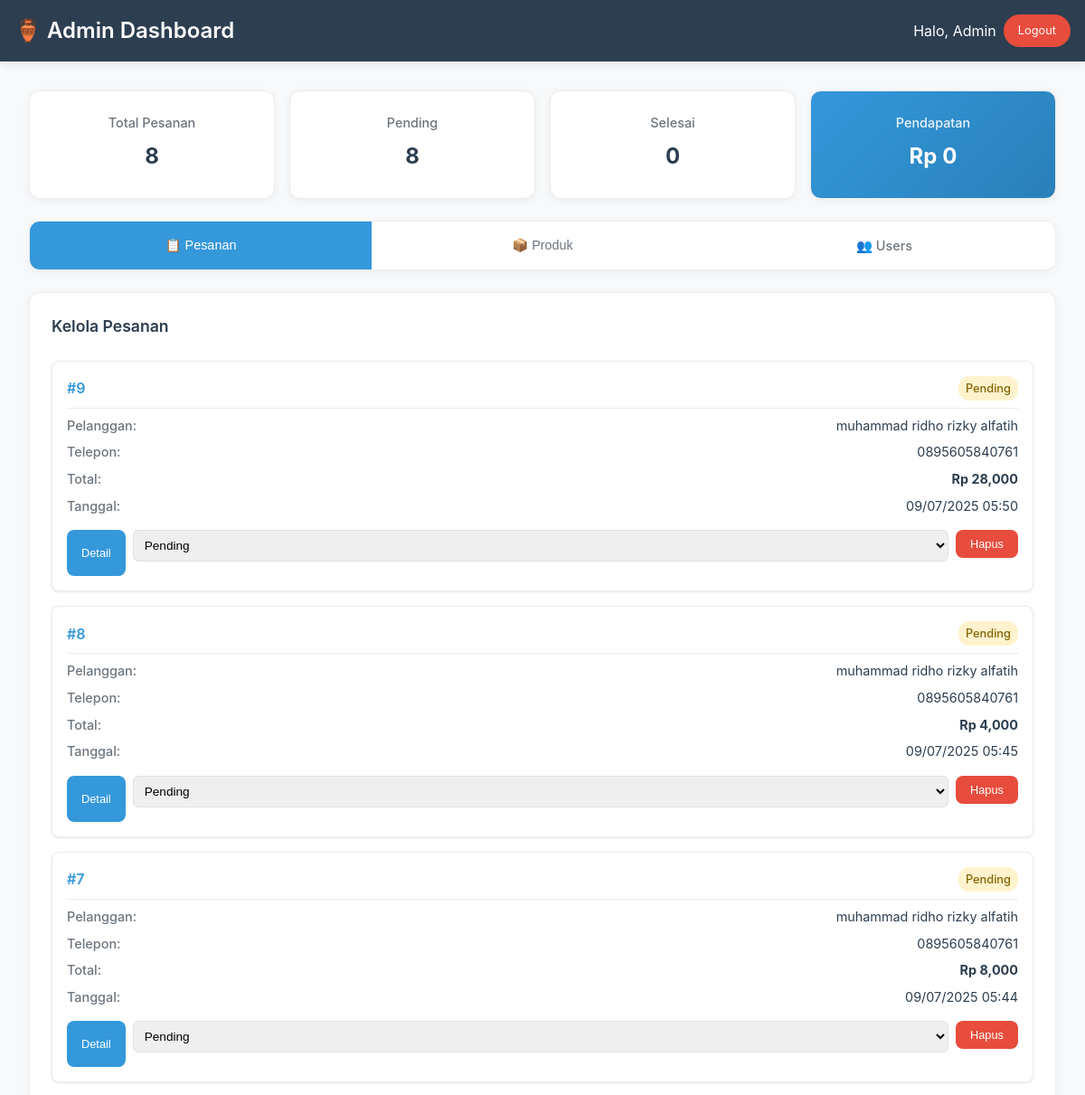
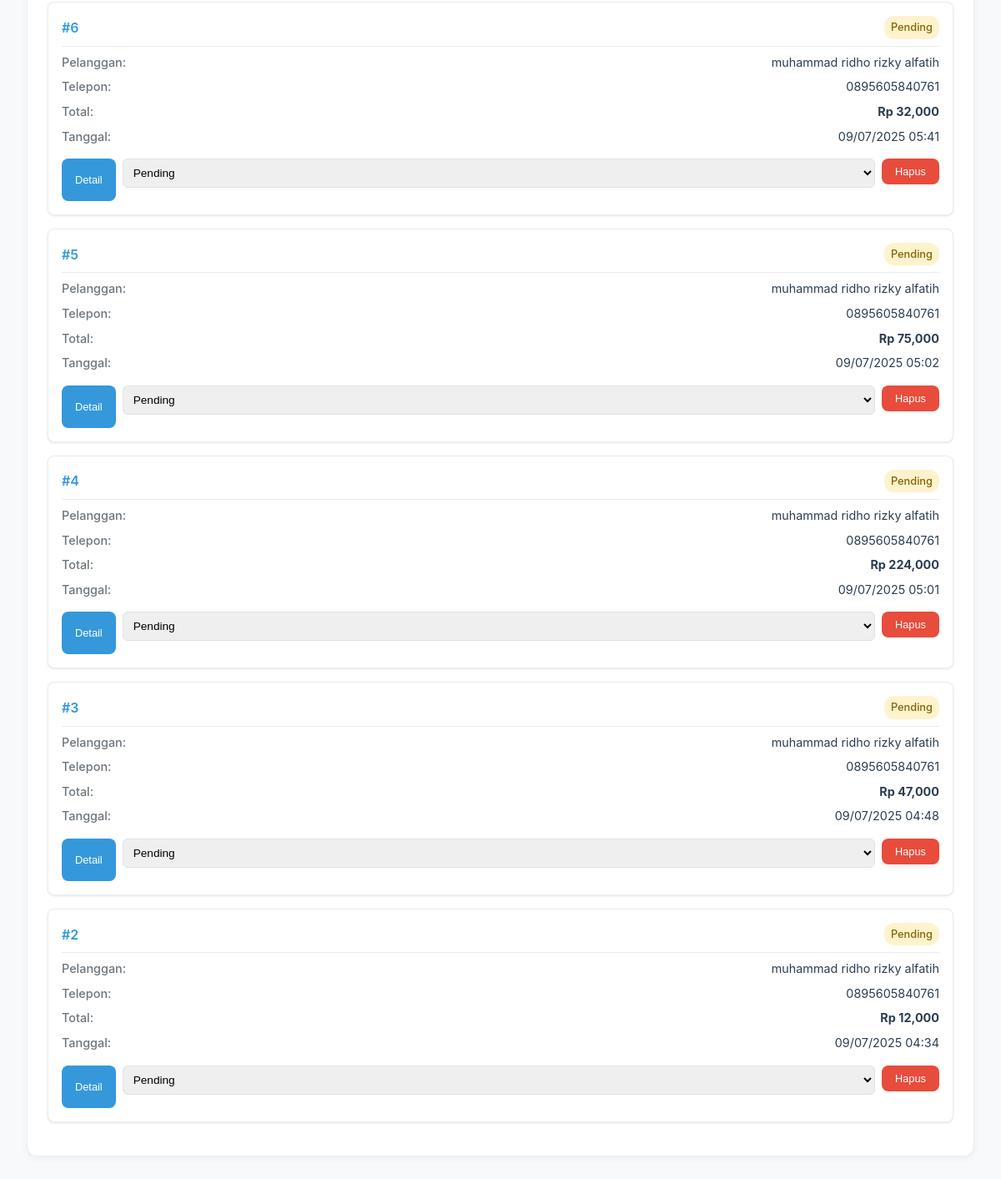
Page /admin/dashboard.php (signed in) on the committed database (2 pictures, top to bottom).
### tables this page shows
CREATE TABLE `orders` (
  `id` int(11) NOT NULL,
  `user_id` int(11) NOT NULL,
  `total_amount` int(11) NOT NULL,
  `delivery_fee` int(11) NOT NULL,
  `distance_km` decimal(5,2) NOT NULL,
  `payment_method` enum('transfer','cod') NOT NULL,
  `payment_status` enum('pending','paid','failed') DEFAULT 'pending',
  `order_status` enum('pending','processing','delivering','completed','cancelled') DEFAULT 'pending',
  `notes` text DEFAULT NULL,
  `created_at` timestamp NOT NULL DEFAULT current_timestamp()
);

CREATE TABLE `users` (
  `id` int(11) NOT NULL,
  `name` varchar(100) NOT NULL,
  `phone` varchar(15) NOT NULL,
  `password` varchar(255) NOT NULL,
  `address` text NOT NULL,
  `latitude` decimal(10,8) NOT NULL,
  `longitude` decimal(11,8) NOT NULL,
  `house_photo` varchar(255) DEFAULT NULL,
  `role` enum('pembeli','karyawan','admin','boss') DEFAULT 'pembeli',
  `created_at` timestamp NOT NULL DEFAULT current_timestamp()
);

### admin/dashboard.php (the view, shortened to what this page needs)
<?php
require_once '../config/database.php';
$orders = $pdo->query("
    SELECT o.*, u.name as user_name, u.phone as user_phone, u.address as user_address
    FROM orders o
    JOIN users u ON o.user_id = u.id
    ORDER BY o.created_at DESC
")->fetchAll();
$stats = $pdo->query("
    SELECT
        COUNT(*) as total_orders,
        SUM(CASE WHEN order_status = 'pending' THEN 1 ELSE 0 END) as pending_orders,
        SUM(CASE WHEN order_status = 'completed' THEN 1 ELSE 0 END) as completed_orders,
        SUM(CASE WHEN order_status = 'cancelled' THEN 1 ELSE 0 END) as cancelled_orders,
        SUM(CASE WHEN order_status = 'completed' THEN total_amount ELSE 0 END) as total_revenue
    FROM orders
")->fetch();
?>
<!DOCTYPE html>
<html lang="id">
<head>
</head>
<body>
    <div class="header">
        <div class="header-content">
            <h1>🏺 Admin Dashboard</h1>
            <div class="user-info">
                <span>Halo, <?php echo htmlspecialchars($_SESSION['user_name']); ?></span>
                <a href="../logout.php" class="logout-btn">Logout</a>
            </div>
        </div>
    </div>
    <div class="container">
        <div class="stats-grid">
            <div class="stat-card">
                <h3>Total Pesanan</h3>
                <div class="number"><?php echo $stats['total_orders']; ?></div>
            </div>
            <div class="stat-card">
                <h3>Pending</h3>
                <div class="number"><?php echo $stats['pending_orders']; ?></div>
            </div>
            <div class="stat-card">
                <h3>Selesai</h3>
                <div class="number"><?php echo $stats['completed_orders']; ?></div>
            </div>
            <div class="stat-card revenue-highlight">
                <h3>Pendapatan</h3>
                <div class="number">Rp <?php echo number_format($stats['total_revenue']); ?></div>
            </div>
        </div>
<div class="tabs">
    <button class="tab active" onclick="showTab('orders')">📋 Pesanan</button>
    <button class="tab" onclick="showTab('products')">📦 Produk</button>
    <a href="delete_users.php" class="tab" style="text-decoration: none; display: flex; align-items: center; justify-content: center;">👥 Users</a>
</div>
        <div id="orders" class="tab-content active">
            <div class="section">
                <h2>Kelola Pesanan</h2>
                <div class="mobile-table">
                    <?php foreach ($orders as $order): ?>
                    <div class="mobile-card">
                        <div class="mobile-card-header">
                            <div class="mobile-card-id">#<?php echo $order['id']; ?></div>
                            <div class="status-badge status-<?php echo $order['order_status']; ?>">
                                <?php echo ucfirst($order['order_status']); ?>
                            </div>
                        </div>
                        <div class="mobile-card-content">
                            <div class="mobile-card-row">
                                <span class="mobile-card-label">Pelanggan:</span>
                                <span class="mobile-card-value"><?php echo htmlspecialchars($order['user_name']); ?></span>
                            </div>
                            <div class="mobile-card-row">
                                <span class="mobile-card-label">Telepon:</span>
                                <span class="mobile-card-value"><?php echo htmlspecialchars($order['user_phone']); ?></span>
                            </div>
                            <div class="mobile-card-row">
                                <span class="mobile-card-label">Total:</span>
                                <span class="mobile-card-value"><strong>Rp <?php echo number_format($order['total_amount']); ?></strong></span>
                            </div>
                            <div class="mobile-card-row">
                                <span class="mobile-card-label">Tanggal:</span>
                                <span class="mobile-card-value"><?php echo date('d/m/Y H:i', strtotime($order['created_at'])); ?></span>
                            </div>
                        </div>
                        <div class="mobile-card-actions">
                            <button class="btn btn-primary btn-small" onclick="showOrderDetails(<?php echo $order['id']; ?>)">
                                Detail
                            </button>
                            <form method="POST" style="flex: 1;">
                                <div class="quick-status">
                                    <select name="status" onchange="this.form.submit()">
                                        <option value="pending" <?php echo $order['order_status'] == 'pending' ? 'selected' : ''; ?>>Pending</option>
                                    </select>
                                </div>
                            </form>
                            <form method="POST" onsubmit="return confirm('Yakin ingin menghapus pesanan ini?')">
                                <button type="submit" class="btn btn-danger btn-small">Hapus</button>
                            </form>
                        </div>
                    </div>
                    <?php endforeach; ?>
                </div>
            </div>
        </div>
    </div>
</body>
</html>

### admin/dashboard.php (style rules this page uses)
* { margin: 0; padding: 0; box-sizing: border-box; }
body { font-family: -apple-system, BlinkMacSystemFont, 'Segoe UI', Roboto, sans-serif; background: #f8f9fa; line-height: 1.5; color: #333; }
.header { background: #2c3e50; color: white; padding: 1rem; position: sticky; top: 0; z-index: 100; box-shadow: 0 2px 10px rgba(0,0,0,0.1); }
.header-content { display: flex; justify-content: space-between; align-items: center; }
.header h1 { font-size: 1.2rem; font-weight: 600; }
.user-info { display: flex; align-items: center; gap: 0.5rem; font-size: 0.9rem; }
.logout-btn { background: #e74c3c; color: white; padding: 0.5rem 1rem; border: none; border-radius: 20px; cursor: pointer; text-decoration: none; font-size: 0.8rem; transition: all 0.3s ease; }
.container { padding: 1rem; max-width: 100%; }
.stats-grid { display: grid; grid-template-columns: repeat(2, 1fr); gap: 1rem; margin-bottom: 1.5rem; }
.stat-card { background: white; padding: 1.5rem; border-radius: 12px; box-shadow: 0 2px 8px rgba(0,0,0,0.05); text-align: center; border: 1px solid #e9ecef; }
.stat-card h3 { color: #6c757d; margin-bottom: 0.5rem; font-size: 0.9rem; font-weight: 500; }
.stat-card .number { font-size: 1.5rem; font-weight: 700; color: #2c3e50; margin-bottom: 0.25rem; }
.tabs { display: flex; background: white; border-radius: 12px; overflow: hidden; box-shadow: 0 2px 8px rgba(0,0,0,0.05); margin-bottom: 1.5rem; border: 1px solid #e9ecef; }
.tab { flex: 1; padding: 1rem; background: white; border: none; cursor: pointer; transition: all 0.3s ease; font-size: 0.9rem; font-weight: 500; color: #6c757d; }
.tab.active { background: #3498db; color: white; }
.tab-content { display: none; }
.tab-content.active { display: block; }
.section { background: white; padding: 1.5rem; border-radius: 12px; box-shadow: 0 2px 8px rgba(0,0,0,0.05); border: 1px solid #e9ecef; }
.section h2 { color: #2c3e50; margin-bottom: 1.5rem; font-size: 1.1rem; font-weight: 600; }
input, select, textarea { width: 100%; padding: 0.75rem; border: 1px solid #dee2e6; border-radius: 8px; font-size: 1rem; transition: border-color 0.3s ease; }
.btn { padding: 0.75rem 1.5rem; border: none; border-radius: 8px; cursor: pointer; font-size: 0.9rem; font-weight: 500; transition: all 0.3s ease; text-decoration: none; display: inline-block; text-align: center; }
.btn-primary { background: #3498db; color: white; }
.btn-danger { background: #e74c3c; color: white; }
.btn-small { padding: 0.5rem 1rem; font-size: 0.8rem; }
.mobile-table { display: block; }
.mobile-card { background: white; border: 1px solid #e9ecef; border-radius: 8px; padding: 1rem; margin-bottom: 1rem; box-shadow: 0 1px 3px rgba(0,0,0,0.1); }
.mobile-card-header { display: flex; justify-content: space-between; align-items: center; margin-bottom: 0.5rem; padding-bottom: 0.5rem; border-bottom: 1px solid #e9ecef; }
.mobile-card-id { font-weight: 600; color: #3498db; }
.mobile-card-content { margin-bottom: 1rem; }
.mobile-card-row { display: flex; justify-content: space-between; margin-bottom: 0.5rem; font-size: 0.9rem; }
.mobile-card-label { color: #6c757d; font-weight: 500; }
.mobile-card-value { color: #2c3e50; }
.mobile-card-actions { display: flex; gap: 0.5rem; flex-wrap: wrap; }
.status-badge { padding: 0.25rem 0.5rem; border-radius: 12px; font-size: 0.8rem; font-weight: 500; display: inline-block; }
.status-pending { background: #fff3cd; color: #856404; }
.quick-status { display: flex; gap: 0.5rem; margin-bottom: 1rem; }
.quick-status select { flex: 1; padding: 0.5rem; border-radius: 6px; border: 1px solid #dee2e6; font-size: 0.85rem; }
.revenue-highlight { background: linear-gradient(135deg, #3498db, #2980b9); color: white; }
.revenue-highlight .number { color: white; }
.revenue-highlight h3 { color: rgba(255,255,255,0.9); }
@media (min-width: 768px) { .stats-grid { grid-template-columns: repeat(4, 1fr); } }
@media (min-width: 768px) { .container { padding: 2rem; max-width: 1200px; margin: 0 auto; } }
@media (min-width: 768px) { .header h1 { font-size: 1.5rem; } }
@media (min-width: 768px) { .user-info { font-size: 1rem; } }

### rows in the picture
orders: id "9", order_status "Pending", user.name "muhammad ridho rizky alfatih", user.phone "0895605840761", total_amount "28,000", created_at "09/07/2025 05:50", status "Pending"
orders: id "8", order_status "Pending", user.name "muhammad ridho rizky alfatih", user.phone "0895605840761", total_amount "4,000", created_at "09/07/2025 05:45", status "Pending"
orders: id "7", order_status "Pending", user.name "muhammad ridho rizky alfatih", user.phone "0895605840761", total_amount "8,000", created_at "09/07/2025 05:44", status "Pending"
orders: id "6", order_status "Pending", user.name "muhammad ridho rizky alfatih", user.phone "0895605840761", total_amount "32,000", created_at "09/07/2025 05:41", status "Pending"
orders: id "5", order_status "Pending", user.name "muhammad ridho rizky alfatih", user.phone "0895605840761", total_amount "75,000", created_at "09/07/2025 05:02", status "Pending"
orders: id "4", order_status "Pending", user.name "muhammad ridho rizky alfatih", user.phone "0895605840761", total_amount "224,000", created_at "09/07/2025 05:01", status "Pending"
orders: id "3", order_status "Pending", user.name "muhammad ridho rizky alfatih", user.phone "0895605840761", total_amount "47,000", created_at "09/07/2025 04:48", status "Pending"
orders: id "2", order_status "Pending", user.name "muhammad ridho rizky alfatih", user.phone "0895605840761", total_amount "12,000", created_at "09/07/2025 04:34", status "Pending"

### other values in the picture
$_SESSION['user_name'] "Admin"
$stats['total_orders'] "8"
$stats['pending_orders'] "8"
$stats['completed_orders'] "0"
$stats['total_revenue'] "0"
